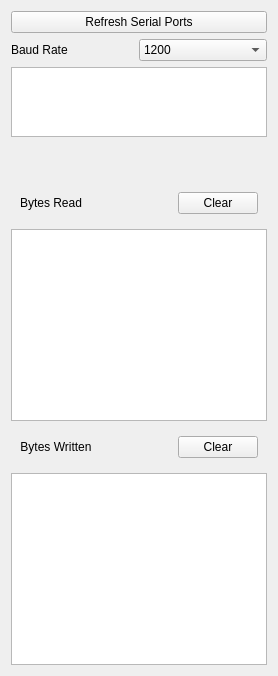
        <widget class="QFrame" name="frame">
         <property name="frameShape">
          <enum>QFrame::Shape::NoFrame</enum>
         </property>
         <property name="frameShadow">
          <enum>QFrame::Shadow::Plain</enum>
         </property>
         <layout class="QVBoxLayout" name="verticalLayout">
          <item>
           <widget class="QWidget" name="widget" native="true">
            <layout class="QHBoxLayout" name="horizontalLayout">
             <property name="leftMargin">
              <number>0</number>
             </property>
             <property name="topMargin">
              <number>0</number>
             </property>
             <property name="rightMargin">
              <number>0</number>
             </property>
             <property name="bottomMargin">
              <number>0</number>
             </property>
             <item>
              <widget class="QPushButton" name="RefreshSerialPortsButton">
               <property name="text">
                <string>Refresh Serial Ports</string>
               </property>
               <property name="icon">
                <iconset theme="view-refresh"/>
               </property>
              </widget>
             </item>
            </layout>
           </widget>
          </item>
          <item>
           <widget class="QWidget" name="widget_2" native="true">
            <layout class="QGridLayout" name="gridLayout_3">
             <property name="sizeConstraint">
              <enum>QLayout::SizeConstraint::SetDefaultConstraint</enum>
             </property>
             <property name="leftMargin">
              <number>0</number>
             </property>
             <property name="topMargin">
              <number>0</number>
             </property>
             <property name="rightMargin">
              <number>0</number>
             </property>
             <property name="bottomMargin">
              <number>0</number>
             </property>
             <property name="spacing">
              <number>0</number>
             </property>
             <item row="1" column="2">
              <widget class="QComboBox" name="BaudRateDropdown">
               <item>
                <property name="text">
                 <string>1200</string>
                </property>
               </item>
               <item>
                <property name="text">
                 <string>2400</string>
                </property>
               </item>
               <item>
                <property name="text">
                 <string>4800</string>
                </property>
               </item>
               <item>
                <property name="text">
                 <string>9600</string>
                </property>
               </item>
               <item>
                <property name="text">
                 <string>19200</string>
                </property>
               </item>
               <item>
                <property name="text">
                 <string>38400</string>
                </property>
               </item>
               <item>
                <property name="text">
                 <string>57600</string>
                </property>
               </item>
               <item>
                <property name="text">
                 <string>115200</string>
                </property>
               </item>
               <item>
                <property name="text">
                 <string>230400</string>
                </property>
               </item>
               <item>
                <property name="text">
                 <string>460800</string>
                </property>
               </item>
               <item>
                <property name="text">
                 <string>921600</string>
                </property>
               </item>
              </widget>
             </item>
             <item row="1" column="1">
              <widget class="QLabel" name="label_32">
               <property name="text">
                <string>Baud Rate</string>
               </property>
              </widget>
             </item>
            </layout>
           </widget>
          </item>
          <item>
           <widget class="SerialPortList" name="SerialPortListObj">
            <property name="frameShape">
             <enum>QFrame::Shape::StyledPanel</enum>
            </property>
            <property name="frameShadow">
             <enum>QFrame::Shadow::Plain</enum>
            </property>
            <property name="sizeAdjustPolicy">
             <enum>QAbstractScrollArea::SizeAdjustPolicy::AdjustToContents</enum>
            </property>
            <property name="alternatingRowColors">
             <bool>true</bool>
            </property>
            <property name="selectionMode">
             <enum>QAbstractItemView::SelectionMode::SingleSelection</enum>
            </property>
            <property name="selectionBehavior">
             <enum>QAbstractItemView::SelectionBehavior::SelectRows</enum>
            </property>
            <property name="textElideMode">
             <enum>Qt::TextElideMode::ElideMiddle</enum>
            </property>
            <property name="showGrid">
             <bool>false</bool>
            </property>
            <property name="cornerButtonEnabled">
             <bool>false</bool>
            </property>
            <property name="rowCount">
             <number>1</number>
            </property>
            <property name="columnCount">
             <number>2</number>
            </property>
            <attribute name="horizontalHeaderVisible">
             <bool>false</bool>
            </attribute>
            <attribute name="horizontalHeaderHighlightSections">
             <bool>false</bool>
            </attribute>
            <attribute name="verticalHeaderVisible">
             <bool>false</bool>
            </attribute>
            <attribute name="verticalHeaderHighlightSections">
             <bool>false</bool>
            </attribute>
            <row/>
            <column/>
            <column/>
           </widget>
          </item>
          <item>
           <spacer name="verticalSpacer_5">
            <property name="orientation">
             <enum>Qt::Orientation::Vertical</enum>
            </property>
            <property name="sizeHint" stdset="0">
             <size>
              <width>20</width>
              <height>40</height>
             </size>
            </property>
           </spacer>
          </item>
          <item>
           <widget class="QWidget" name="widget_3" native="true">
            <layout class="QHBoxLayout" name="horizontalLayout_2">
             <item>
              <widget class="QLabel" name="label_43">
               <property name="font">
                <font>
                 <bold>false</bold>
                </font>
               </property>
               <property name="text">
                <string>Bytes Read</string>
               </property>
               <property name="alignment">
                <set>Qt::AlignmentFlag::AlignCenter</set>
               </property>
              </widget>
             </item>
             <item>
              <spacer name="horizontalSpacer_3">
               <property name="orientation">
                <enum>Qt::Orientation::Horizontal</enum>
               </property>
               <property name="sizeHint" stdset="0">
                <size>
                 <width>40</width>
                 <height>20</height>
                </size>
               </property>
              </spacer>
             </item>
             <item>
              <widget class="QPushButton" name="ClearBytesReadButton">
               <property name="text">
                <string>Clear</string>
               </property>
               <property name="icon">
                <iconset theme="edit-clear"/>
               </property>
              </widget>
             </item>
            </layout>
           </widget>
          </item>
          <item>
           <widget class="QTextBrowser" name="BytesReadBrowser">
            <property name="font">
             <font>
              <family>Courier New</family>
             </font>
            </property>
            <property name="lineWrapMode">
             <enum>QTextEdit::LineWrapMode::NoWrap</enum>
            </property>
           </widget>
          </item>
          <item>
           <widget class="QWidget" name="widget_4" native="true">
            <layout class="QHBoxLayout" name="horizontalLayout_3">
             <item>
              <widget class="QLabel" name="label_44">
               <property name="text">
                <string>Bytes Written</string>
               </property>
               <property name="alignment">
                <set>Qt::AlignmentFlag::AlignCenter</set>
               </property>
              </widget>
             </item>
             <item>
              <spacer name="horizontalSpacer_4">
               <property name="orientation">
                <enum>Qt::Orientation::Horizontal</enum>
               </property>
               <property name="sizeHint" stdset="0">
                <size>
                 <width>40</width>
                 <height>20</height>
                </size>
               </property>
              </spacer>
             </item>
             <item>
              <widget class="QPushButton" name="ClearBytesWrittenButton">
               <property name="text">
                <string>Clear</string>
               </property>
               <property name="icon">
                <iconset theme="edit-clear"/>
               </property>
              </widget>
             </item>
            </layout>
           </widget>
          </item>
          <item>
           <widget class="QTextBrowser" name="BytesWrittenBrowser">
            <property name="font">
             <font>
              <family>Courier New</family>
             </font>
            </property>
            <property name="lineWrapMode">
             <enum>QTextEdit::LineWrapMode::NoWrap</enum>
            </property>
           </widget>
          </item>
         </layout>
        </widget>
